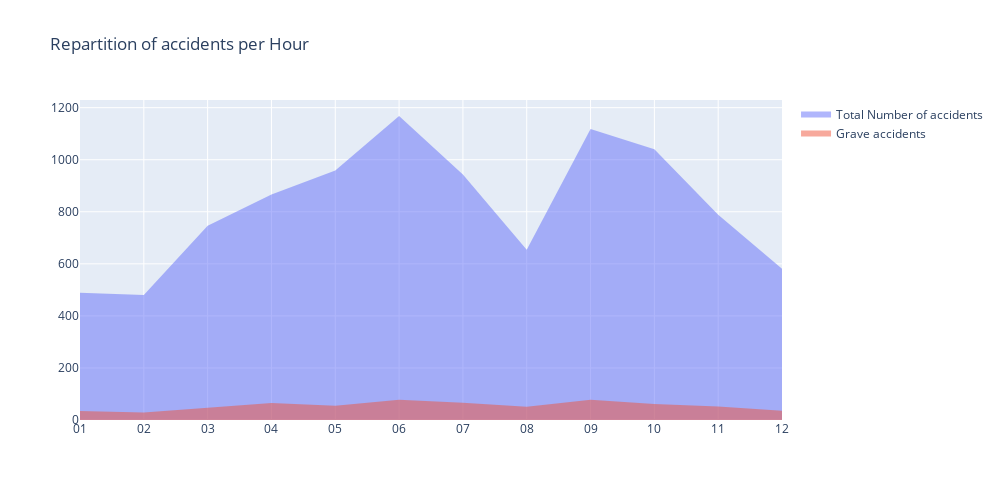

Notebook cell for this chart:
### Code cell
tempas = caracs.loc[caracs.dep == 750 ,['Num_Acc' , 'mois']]
tempas['mois'] = tempas['mois'].apply(lambda x:str(x).zfill(2))

tempas['gravity'] = 0
tempas.loc[tempas.Num_Acc.isin(grave_accs),'gravity'] = 1


occs = tempas.groupby('mois' , as_index = False).agg({'Num_Acc' : 'count' , 'gravity' : 'sum'})



trace1 = go.Scatter(
    x=list(occs.mois),
    y=list(occs.Num_Acc),
    name='Total Number of accidents',
    mode='none',
    fill='tozeroy',
    marker=dict(
        color='rgb(106,81,163)'
    )
)

trace2 = go.Scatter(
    x=list(occs.mois),
    y=list(occs.gravity),
    name='Grave accidents',
    mode='none',
    fill='tozeroy',
    marker=dict(
        color='rgb(158,154,200)'
    )
)

data = [trace1 , trace2]

layout = go.Layout(
    title='Repartition of accidents per Hour',
    autosize = False,
    width = 1000,
    height = 500
)
fig = go.Figure(data=data, layout=layout)
iplot(fig)

### Figure 1 — Plotly figure (JSON) as saved in the notebook; plotly's stock layout.template omitted (floating-point values rounded to 4 significant figures)
{"data": [{"fill": "tozeroy", "marker": {"color": "rgb(106,81,163)"}, "mode": "none", "name": "Total Number of accidents", "type": "scatter", "x": ["01", "02", "03", "04", "05", "06", "07", "08", "09", "10", "11", "12"], "y": [489, 480, 746, 866, 959, 1168, 943, 654, 1118, 1040, 789, 581]}, {"fill": "tozeroy", "marker": {"color": "rgb(158,154,200)"}, "mode": "none", "name": "Grave accidents", "type": "scatter", "x": ["01", "02", "03", "04", "05", "06", "07", "08", "09", "10", "11", "12"], "y": [35, 29, 47, 65, 55, 78, 66, 51, 78, 61, 52, 36]}], "layout": {"autosize": false, "height": 500, "title": {"text": "Repartition of accidents per Hour"}, "width": 1000}}
